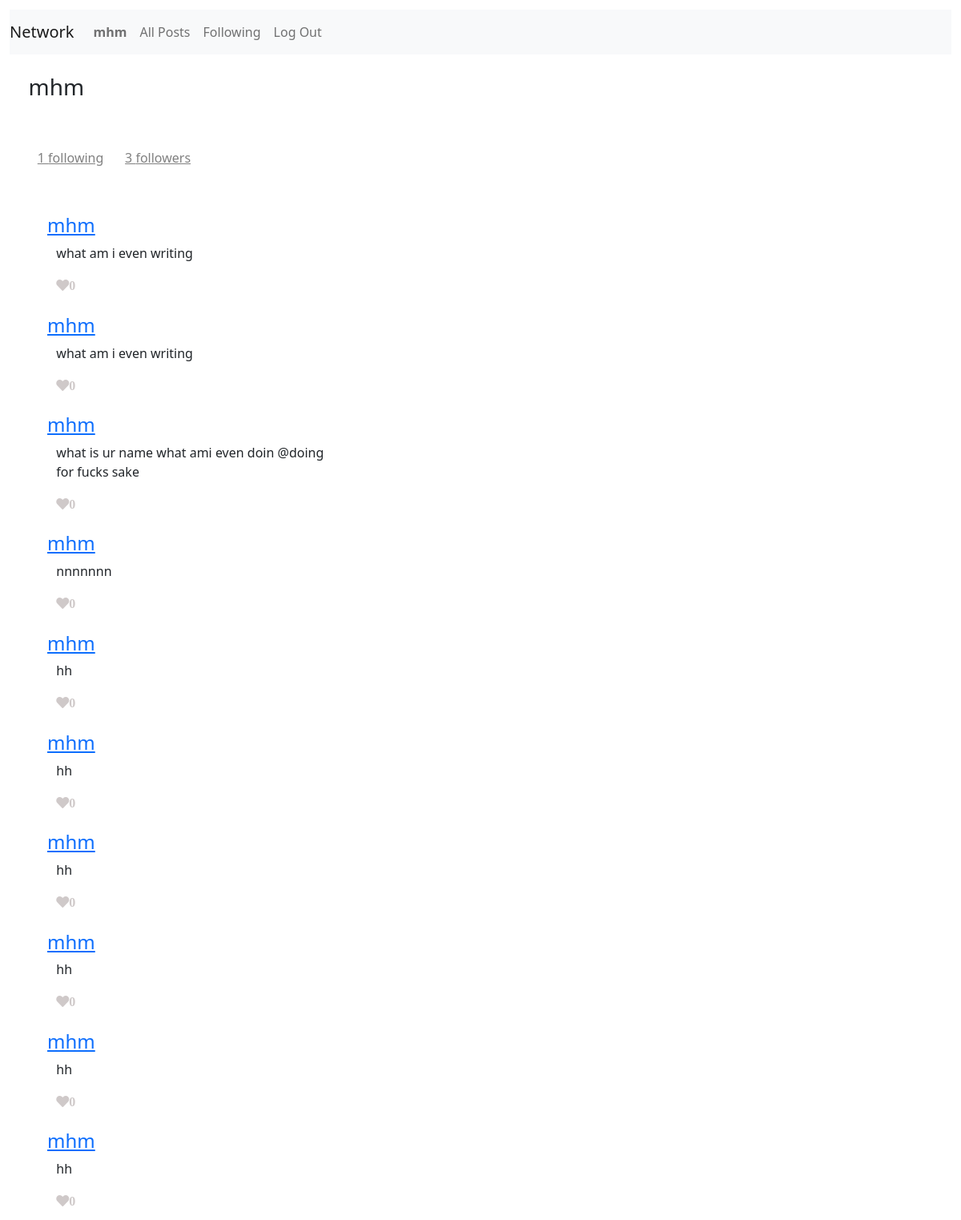
The page /profile/mhm (signed in) on the database its author committed.
### network/models.py (models this page shows)
class User(AbstractUser):
    following = models.ManyToManyField('User',blank=True,null=True,related_name="followieng")
    followers = models.ManyToManyField('User',blank=True,null=True,related_name="followees")

class Posts(models.Model):
    post = models.TextField()
    uploaded_by = models.ForeignKey('User',on_delete=models.CASCADE,related_name="posts")
    likes = models.IntegerField(default=0)
    created_on = models.DateTimeField(auto_now_add=True)

### network/views.py (the view)
# urls.py: path("profile/<str:name>", views.user_profile, name="profile"),
def user_profile(request, name):
    if request.method == "GET":
        if request.user.is_authenticated:
            r_user = User.objects.filter(username=str(name)).first()
            if r_user != None:
                return render(request, "network/profile_page.html",
                              {'ruser': r_user,
                               'already_follows': request.user.following.filter(pk=r_user.pk).exists()
                              })
            else:
                return JsonResponse({'successfull': False})
        else:
            return redirect((reverse("login")))
    else:
        return redirect((reverse("index")))

### network/templates/network/profile_page.html (shortened to what this page needs)
{% extends "network/layout.html" %}
{% load static %}
{% block style %}
<link href="{% static 'network/css/posts.css' %}" rel="stylesheet">
<link href="{% static 'network/css/user_prof.css' %}" rel="stylesheet">
{% endblock  %}
{% block body %}
<div class="head-prof">
    <h3 class="unm">{{ruser.username}}</h3>
</div>
<div class="user-details">
    <a id="following" class="folwi" href="#">{{ruser.following.count}} following</a>
    <a id="followers" class="folwe" href="#">{{ruser.followers.count}} followers</a>
</div>
{% for post in ruser.posts.all %}
<div class="posts">
    <h4 class="u-con-prof"><a
            href="{% url 'profile' name=post.uploaded_by.username %}">{{ post.uploaded_by.username }}</a></h4>
    <div class="bod">
        <p class="post-content">{{ post.post }}</p>
        <i class="fas fa-heart like-but">{{post.likes}}</i>
    </div>
</div>
{% endfor %}
{% endblock %}

### network/templates/network/layout.html (shortened to what this page needs)
{% load static %}
<!DOCTYPE html>
<html lang="en">
<head>
    <link rel="stylesheet" href="https://stackpath.bootstrapcdn.com/bootstrap/5.0.0-alpha2/css/bootstrap.min.css"
>
    <link rel="stylesheet" href="https://cdnjs.cloudflare.com/ajax/libs/font-awesome/5.15.1/css/all.min.css"
 />
    {% block style %}{% endblock %}
</head>
<body>
    <nav class="navbar navbar-expand-lg navbar-light bg-light">
        <a class="navbar-brand" href="{% url 'index' %}">Network</a>
        <div>
            <ul class="navbar-nav mr-auto">
                {% if user.is_authenticated %}
                <li class="nav-item">
                    <a class="nav-link" id="username"
                        href="{% url 'profile' name=user.username %}"><strong>{{ user.username }}</strong></a>
                </li>
                {% endif %}
                <li class="nav-item">
                    <a id="all-posts" class="nav-link" href="{% url 'all-postes' %}">All Posts</a>
                </li>
                {% if user.is_authenticated %}
                <li class="nav-item">
                    <a class="nav-link" href="#">Following</a>
                </li>
                <li class="nav-item">
                    <a class="nav-link" href="{% url 'logout' %}">Log Out</a>
                </li>
                {% endif %}
            </ul>
        </div>
    </nav>
    <div class="body">
        {% block body %}
        {% endblock %}
    </div>
</body>
</html>

### network/static/network/css/posts.css (style rules this page uses)
h4 { color: #004e00; }
.post-content { word-wrap:break-word; max-width: 30%; }
.posts { padding-left: 4%; padding-top: 2%; }
.bod { padding-left: 1%; }
.fa-heart { color: #cfc9c9; }
body { padding: 1%; }

### network/static/network/css/user_prof.css (style rules this page uses)
.unm, .fol-btn, .m_b, .btn-close { display: inline-block; }
.unm { float: left; }
.head-prof { padding: 2%; }
.folwi, .folwe { display: inline-block; padding: 1%; font-size: medium; color: gray !important; }
.user-details { margin-top: 3%; padding: 2%; }

### rows shown on the page
User: username "mhm", following.count "1", followers.count "3"
Posts: uploaded_by.username "mhm", post "what am i even writing", likes "0"
Posts: uploaded_by.username "mhm", post "what am i even writing", likes "0"
Posts: uploaded_by.username "mhm", post "what is ur name what ami even doin @doing for fucks sake", likes "0"
Posts: uploaded_by.username "mhm", post "nnnnnnn", likes "0"
Posts: uploaded_by.username "mhm", post "hh", likes "0"
Posts: uploaded_by.username "mhm", post "hh", likes "0"
Posts: uploaded_by.username "mhm", post "hh", likes "0"
Posts: uploaded_by.username "mhm", post "hh", likes "0"
Posts: uploaded_by.username "mhm", post "hh", likes "0"
Posts: uploaded_by.username "mhm", post "hh", likes "0"
